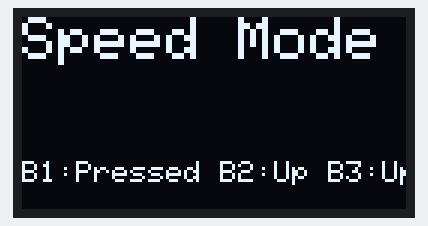
Bench run of a sketch on a simulated Arduino Uno, built with avr-gcc and run on an emulated ATmega328P. Shown: 128×64 one-colour display.

Above: at 1.1 s.

The sketch:

steeringwheel_testing_env.ino
```cpp
//BAJA Steering Wheel Testing Environment 25-26
// Taylor Van Horn - Alex Rocque
//Last Edit: 10/25/2025

/*NOTE: IF YOU ARE WORKING ON YOUR LAPTOP AS SOMEONE NEW TO THIS IDE OR SKETCH
 YOU WILL NEED TO NAVIGATE TO THE LIBRARY MANAGER WITHIN ARDUINO IDE ON THE LEFT HAND NAVIGATION COLUMN ITS THE ONE WITH BOOKS
 AND SEARCH FOR EACH INDIVIDUAL LIBRARY LISTED HERE BEFORE YOU CAN RUN THIS PROGRAM AND TEST ANYTHING*/

#include "Wire.h"
#include "U8g2lib.h"
#include "LiquidCrystal_I2C.h"
#include "PCF8575.h"
//include new screen library
#include "SSD1306Ascii.h"
#include "SSD1306AsciiWire.h"

// I2C Addresses
#define PCF8575_ADDR 0x27
#define OLED_ADDR    0x3C
U8GLIB_SSD1306_128X64 u8g(U8G_I2C_OPT_DEV_0 | U8G_I2C_OPT_NO_ACK | U8G_I2C_OPT_FAST);

// Button debouncing helpers
uint8_t but1s = 1, but2s = 1, but3s = 1, but4s = 1;
uint8_t but1p = 1, but2p = 1, but3p = 1, but4p = 1;

// Setup PCF and OLED
PCF8575 PCF(PCF8575_ADDR);
SSD1306AsciiWire oled;

// Display state
typedef enum {
  UI_SPEED,
  UI_LAP_TIMER,
  UI_TEMP,
  UI_BROKE,
} UI_MODE;

UI_MODE mode = UI_SPEED;

// Debounce logic
uint8_t isFalling(uint8_t prev, uint8_t current) {
  return (prev == 1 && current == 0) ? 1 : 0;
}

void setup() {
  Wire.begin();
  Serial.begin(9600);
  // Start devices
  PCF.begin();
  oled.begin(&Adafruit128x64, OLED_ADDR);
  oled.setFont(Adafruit5x7);
  oled.clear();
  oled.println("Init complete!");

  delay(1000);
  oled.clear();
}

void loop() {
  // Save previous states
  but1p = but1s;
  but2p = but2s;
  but3p = but3s;
  but4p = but4s;

  // Read new states from PCF8575 pins
  but1s = PCF.readButton(1);  // Adjust pin numbers if different
  but2s = PCF.readButton(2);
  but3s = PCF.readButton(3);
  but4s = PCF.readButton(4);

  // Detect button press (falling edge)
  bool but1 = isFalling(but1p, but1s);
  bool but2 = isFalling(but2p, but2s);
  bool but3 = isFalling(but3p, but3s);
  bool but4 = isFalling(but4p, but4s);

  // Cycle display modes using buttons
  if (but1) {
    mode = UI_SPEED;
  } else if (but2) {
    mode = UI_LAP_TIMER;
  } else if (but3) {
    mode = UI_TEMP;
  } else if (but4) {
    mode = UI_BROKE;
  }

  // Display UI
  oled.clear();
  oled.set2X();

  switch (mode) {
    case UI_SPEED:
      oled.println("Speed Mode");
      break;
    case UI_LAP_TIMER:
      oled.println("Lap Timer");
      break;
    case UI_TEMP:
      oled.println("Temp Mon");
      break;
    case UI_BROKE:
      oled.println("Broken!");
      break;
  }

  oled.set1X();
  oled.setCursor(0, 6);
  oled.print("B1:");
  oled.print(but1s == 0 ? "Pressed" : "Up");
  oled.print(" B2:");
  oled.print(but2s == 0 ? "Pressed" : "Up");
  oled.print(" B3:");
  oled.print(but3s == 0 ? "Pressed" : "Up");
  oled.print(" B4:");
  oled.print(but4s == 0 ? "Pressed" : "Up");

  delay(10);  // debounce buffer
}
```
